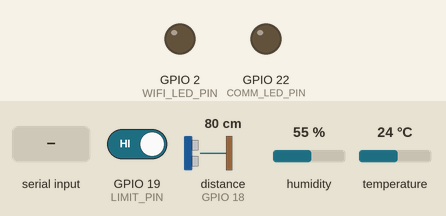
Recording of a sketch running on a simulated ESP32. Parts: output pins drawn as LEDs (lit = HIGH). Dashed ring = blinking. The inputs (shaded band) are chosen by the test bench; at power-on: GPIO 19 (LIMIT_PIN) HIGH, distance to the obstacle (sensor on GPIO 18) 80 cm, humidity 55 %, temperature 24 °C. The echo pulse lasts 58.3 µs per cm; WiFi joins after 1.5 s; servers stay silent unless stated; uploads are accepted with an empty reply; EEPROM starts erased; pins used as bus, display or sensor lines are not drawn; what the sketch prints to the serial monitor is not drawn.

Above: at 0.6 s.
At 15.2 s:
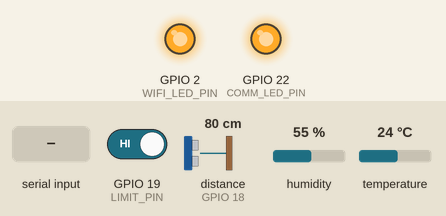
15.3 s: "WIFI\n" received over Serial
At 17.4 s:
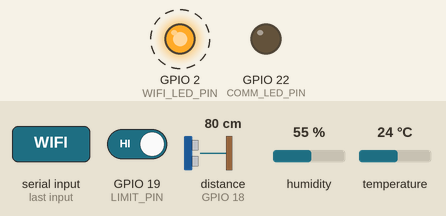
31.7 s: "WIFI|1\n" received over Serial
46.7 s: "HELP\n" received over Serial
Timing chart, 0 to 49.7 s (numbered marks = the images above; inputs shaded):
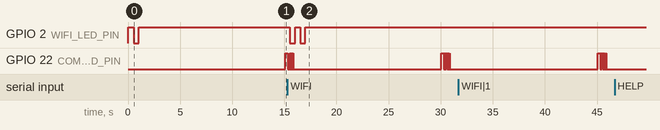

Measured:
- after the input at 15.3 s, GPIO 2 (WIFI_LED_PIN): alternates HIGH for 0.50 s and LOW for 0.49 s, 4 changes in all, then stays HIGH, starting after 0.24 s
- after the input at 46.7 s, every drawn part: stays the same

The sketch:

tank_monitor.ino
```cpp
/*
 * VISUAL EYES 360 - BOARD 2: TANK MONITOR
 * Bench prototype. ESP32 DevKit v1 + HC-SR04 + DHT11 + lid switch.
 * Serial 115200. NOT intrinsically safe.
 *
 * Everything can be typed in Serial Monitor — no code editing needed at the bench.
 *
 * SETUP COMMANDS (saved in ESP32 Preferences, survive power cycle):
 *   SET WIFI ssid|password
 *   SET BACKEND http://172.25.0.37:8000
 *   SET DEVICE TANK-DEV-01
 *   SET TANK <tank id copied from Device ID Directory>
 *   SET HEIGHT <tank height in cm>
 *   SET CAPACITY <tank capacity in litres>
 *   CONFIG | JSON ON|OFF | REBOOT
 *
 * TEST COMMANDS:
 *   HELP | READ | SEND | STATUS | LID
 *
 * HC-SR04 ECHO is 5 V -> use a 2k2/3k3 divider to ESP32 GPIO 18.
 *
 * LEDs: GPIO2 (onboard) = Wi-Fi status. Steady ON when connected, slow blink
 * while connecting. GPIO22 + 220R = backend activity, blinks very fast on
 * every telemetry send and response.
 */

#include <WiFi.h>
#include <HTTPClient.h>
#include <ArduinoJson.h>
#include <Preferences.h>
#include <DHT.h>
#include <math.h>

Preferences prefs;

// Factory defaults. Change from Serial with SET ... — do not edit this file.
const char* DEF_WIFI_SSID = "cypher";
const char* DEF_WIFI_PASS = "12345678";
const char* DEF_BACKEND   = "http://172.25.0.37:8000";
const char* DEF_DEVICE    = "TANK-DEV-01";
const char* DEF_TANK      = "YOUR_TANK_ID";
const char* FIRMWARE      = "ve360-tank-bench-1.1";

#define WIFI_LED_PIN 2      // onboard LED: Wi-Fi status
#define COMM_LED_PIN 22     // add LED + 220R to GND: backend activity
#define TRIG_PIN  5
#define ECHO_PIN  18
#define DHT_PIN   4
#define LIMIT_PIN 19
#define DHTTYPE   DHT11
DHT dht(DHT_PIN, DHTTYPE);

String wifiSsid, wifiPass, backendUrl, deviceUid, tankId;
float tankHeightCm = 200.0;
float tankCapacityL = 30000.0;
bool jsonEcho = true;

unsigned long commUntil = 0;
unsigned long commToggleAt = 0;
unsigned long wifiBlinkAt = 0;
bool commLedOn = false;
bool wifiLedOn = false;

unsigned long eventNo = 0;
unsigned long lastSend = 0;
unsigned long lastWifiRetry = 0;
unsigned long lastWifiDot = 0;
unsigned long wifiDots = 0;
bool wifiWasConnected = false;
float levelCm = 0;
float volumeL = 0;
float temperatureC = 0;
float humidityPct = 0;
bool lidOpen = false;

String cfg(const char* key, const char* def) {
  String v = prefs.getString(key, "");
  return v.length() ? v : String(def);
}
void saveCfg(const char* key, const String& v) { prefs.putString(key, v); }

// ---- LED status helpers -----------------------------------------------------
void markBackendActivity(unsigned long holdMs = 700) {
  unsigned long now = millis();
  commUntil = now + holdMs;
  commToggleAt = now + 40;
  commLedOn = true;
  digitalWrite(COMM_LED_PIN, HIGH);
}

void updateLeds() {
  unsigned long now = millis();

  if (WiFi.status() == WL_CONNECTED) {
    wifiLedOn = true;
    digitalWrite(WIFI_LED_PIN, HIGH);
  } else if (now >= wifiBlinkAt) {
    wifiLedOn = !wifiLedOn;
    wifiBlinkAt = now + 500;
    digitalWrite(WIFI_LED_PIN, wifiLedOn ? HIGH : LOW);
  }

  if (now < commUntil) {
    if (now >= commToggleAt) {
      commLedOn = !commLedOn;
      digitalWrite(COMM_LED_PIN, commLedOn ? HIGH : LOW);
      commToggleAt = now + 35;
    }
  } else if (commLedOn) {
    commLedOn = false;
    digitalWrite(COMM_LED_PIN, LOW);
  }
}

void loadConfig() {
  prefs.begin("ve360-tank", false);
  wifiSsid   = cfg("ssid", DEF_WIFI_SSID);
  wifiPass   = cfg("pass", DEF_WIFI_PASS);
  backendUrl = cfg("backend", DEF_BACKEND);
  deviceUid  = cfg("dev", DEF_DEVICE);
  tankId     = cfg("tank", DEF_TANK);
  tankHeightCm   = prefs.getFloat("height", tankHeightCm);
  tankCapacityL  = prefs.getFloat("cap", tankCapacityL);
  jsonEcho   = prefs.getBool("json", true);
}

void printNetwork() {
  bool up = WiFi.status() == WL_CONNECTED;
  Serial.println("---- NETWORK ----");
  Serial.printf("SSID=%s  PASS=%s\n", wifiSsid.c_str(), wifiPass.length() ? "********" : "(empty)");
  Serial.printf("STATUS=%s  IP=%s  RSSI=%d dBm\n", up ? "CONNECTED" : "OFFLINE",
                up ? WiFi.localIP().toString().c_str() : "-", WiFi.RSSI());
  Serial.printf("BACKEND=%s\n", backendUrl.c_str());
  Serial.println("-----------------");
}

void pingBackend() {
  if (WiFi.status() != WL_CONNECTED) { Serial.println("[PING] WiFi offline — type WIFI to retry"); return; }
  HTTPClient http;
  http.begin(backendUrl + "/health");
  http.setConnectTimeout(4000);
  http.setTimeout(6000);
  markBackendActivity(1000);
  int code = http.GET();
  String body = http.getString();
  http.end();
  Serial.printf("[PING] GET /health -> %d  %s\n", code, body.c_str());
}

void ensureWiFi() {
  bool up = WiFi.status() == WL_CONNECTED;
  if (up != wifiWasConnected) {
    wifiWasConnected = up;
    wifiDots = 0;
    lastWifiDot = millis();
    if (up) {
      Serial.println();
      Serial.print("[WIFI] Connected IP="); Serial.println(WiFi.localIP().toString());
    } else {
      Serial.println("[WIFI] Link lost — reconnecting");
    }
  }
  if (!up) {
    if (millis() - lastWifiDot >= 500) {
      lastWifiDot = millis();
      Serial.print(".");
      if (++wifiDots >= 24) {
        wifiDots = 0;
        Serial.printf(" status=%d\n", (int)WiFi.status());
      }
    }
    if (millis() - lastWifiRetry >= 10000) {
      lastWifiRetry = millis();
      Serial.print("\n[WIFI] Retry ");
      WiFi.reconnect();
      Serial.printf("status=%d\n", (int)WiFi.status());
    }
  }
}

void connectWiFi() {
  Serial.println("[WIFI] init STA");
  WiFi.persistent(false);  // credentials live in Preferences; never overwrite driver NVS
  Serial.println("[WIFI] persistence OFF");
  if (wifiSsid.length() == 0 || wifiSsid == "YOUR_WIFI") {
    Serial.println("[WIFI] Not configured. Type: SET WIFI ssid|password");
    return;
  }
  Serial.printf("[WIFI] Connecting to '%s' (backend %s)\n", wifiSsid.c_str(), backendUrl.c_str());
  WiFi.begin(wifiSsid.c_str(), wifiPass.c_str());
  Serial.println("[WIFI] begin called");
  WiFi.setAutoReconnect(true);
  Serial.println("[WIFI] auto-reconnect ON");
  wifiWasConnected = false;
  lastWifiDot = millis();
  lastWifiRetry = millis();
  Serial.println("[WIFI] Started — progress dots appear while connecting. Serial stays live.");
  Serial.println("[WIFI] Check: SSID must be 2.4 GHz, password correct, router near board.");
}

void setup() {
  Serial.begin(115200);
  Serial.println("[BOOT] serial ready");
  // Start Wi-Fi before touching any GPIO or sensor bus.
  loadConfig();
  Serial.println("[BOOT] config loaded");
  connectWiFi();
  Serial.println("[BOOT] Wi-Fi started (non-blocking)");

  pinMode(WIFI_LED_PIN, OUTPUT); pinMode(COMM_LED_PIN, OUTPUT);
  pinMode(TRIG_PIN, OUTPUT);
  pinMode(ECHO_PIN, INPUT);
  pinMode(LIMIT_PIN, INPUT_PULLUP);
  dht.begin();
  Serial.println("[BOOT] sensors ready");
  lastSend = millis();
  Serial.println("READY. Type HELP for commands, CONFIG to see saved IDs.");
}

float readDistanceCm() {
  digitalWrite(TRIG_PIN, LOW);
  delayMicroseconds(4);
  digitalWrite(TRIG_PIN, HIGH);
  delayMicroseconds(12);
  digitalWrite(TRIG_PIN, LOW);
  long duration = pulseIn(ECHO_PIN, HIGH, 30000);
  if (duration == 0) return -1;
  return duration * 0.0343 / 2.0;
}

void readAll() {
  float dist = readDistanceCm();
  levelCm = (dist < 0) ? 0 : constrain(tankHeightCm - dist, 0, tankHeightCm);
  volumeL = tankHeightCm > 0 ? levelCm / tankHeightCm * tankCapacityL : 0;

  float t = dht.readTemperature();
  float h = dht.readHumidity();
  temperatureC = isnan(t) ? 0 : t;
  humidityPct = isnan(h) ? 0 : h;
  lidOpen = digitalRead(LIMIT_PIN) == LOW;
}

void printReading(float distanceCm) {
  Serial.printf("[TANK] distance=%.1fcm level=%.1fcm volume=%.0fL temp=%.1fC hum=%.0f%% lid=%s\n",
                distanceCm, levelCm, volumeL, temperatureC, humidityPct,
                lidOpen ? "OPEN" : "CLOSED");
}

void echoJson(const char* tag, const String& body) {
  if (jsonEcho) Serial.printf("[JSON %s] %s\n", tag, body.c_str());
}

String telemetryJson() {
  StaticJsonDocument<512> doc;
  doc["device_uid"] = deviceUid;
  doc["kind"] = "TANK";
  doc["event_id"] = "TANK" + String(eventNo++);
  doc["tank_id"] = tankId;
  JsonObject r = doc.createNestedObject("readings");
  r["fuel_level_cm"] = levelCm;
  r["fuel_volume_l"] = volumeL;
  r["temperature_c"] = temperatureC;
  r["humidity_pct"] = humidityPct;
  r["lid_open"] = lidOpen;
  r["firmware_version"] = FIRMWARE;
  String out;
  serializeJson(doc, out);
  return out;
}

void sendTelemetry() {
  if (WiFi.status() != WL_CONNECTED) {
    Serial.println("[SEND] Wi-Fi offline — cannot post telemetry.");
    return;
  }
  String body = telemetryJson();
  markBackendActivity(1200);
  HTTPClient http;
  http.begin(backendUrl + "/api/v1/device/prototype/telemetry");
  http.setConnectTimeout(4000);
  http.setTimeout(6000);
  http.addHeader("Content-Type", "application/json");
  int code = http.POST(body);
  String res = http.getString();
  http.end();
  markBackendActivity(600);
  echoJson("OUT", body);
  Serial.printf("[HTTP] telemetry -> %d\n", code);
  echoJson("IN", res);
}

void printConfig() {
  Serial.println("---- SAVED CONFIG ----");
  Serial.printf("WIFI=%s BACKEND=%s\n", wifiSsid.c_str(), backendUrl.c_str());
  Serial.printf("DEVICE=%s TANK=%s\n", deviceUid.c_str(), tankId.c_str());
  Serial.printf("HEIGHT=%.1fcm CAPACITY=%.0fL JSON=%s\n",
                tankHeightCm, tankCapacityL, jsonEcho ? "ON" : "OFF");
  Serial.println("Formula: volume = level / height * capacity");
  Serial.println("----------------------");
}

void applySetting(const String& key, const String& value) {
  if (key == "WIFI") {
    int sep = value.indexOf('|');
    if (sep < 1) { Serial.println("Use: SET WIFI ssid|password"); return; }
    saveCfg("ssid", value.substring(0, sep));
    saveCfg("pass", value.substring(sep + 1));
    wifiSsid = value.substring(0, sep);
    wifiPass = value.substring(sep + 1);
    Serial.println("[SET] Wi-Fi saved. Reconnecting now...");
    WiFi.disconnect(false);
    delay(200);
    connectWiFi();
  } else if (key == "BACKEND") { saveCfg("backend", value); backendUrl = value; }
  else if (key == "DEVICE") { saveCfg("dev", value); deviceUid = value; }
  else if (key == "TANK") { saveCfg("tank", value); tankId = value; }
  else if (key == "HEIGHT") {
    tankHeightCm = value.toFloat();
    if (tankHeightCm <= 0) { Serial.println("ERR: height must be positive"); return; }
    prefs.putFloat("height", tankHeightCm);
  } else if (key == "CAPACITY") {
    tankCapacityL = value.toFloat();
    if (tankCapacityL <= 0) { Serial.println("ERR: capacity must be positive"); return; }
    prefs.putFloat("cap", tankCapacityL);
  } else { Serial.println("Unknown SET key."); return; }
  Serial.println("[SET] " + key + " saved.");
}

void handleSerial(String line) {
  line.trim();
  if (line == "HELP") {
    Serial.println("SET WIFI ssid|pass | SET BACKEND url | SET DEVICE uid | SET TANK id");
    Serial.println("SET HEIGHT cm | SET CAPACITY litres | CONFIG | JSON ON|OFF | REBOOT");
    Serial.println("READ | SEND | STATUS | LID");
    Serial.println("NETWORK | PING | WIFI (retry now) | CONFIG | FACTORY");
  } else if (line.startsWith("SET ")) {
    String rest = line.substring(4);
    int sp = rest.indexOf(' ');
    if (sp < 0) { Serial.println("Use: SET KEY value"); return; }
    applySetting(rest.substring(0, sp), rest.substring(sp + 1));
  } else if (line == "CONFIG") printConfig();
  else if (line == "REBOOT") ESP.restart();
  else if (line == "FACTORY") {
    prefs.clear();
    Serial.println("[FACTORY] Saved settings cleared — restarting with generated defaults");
    ESP.restart();
  }
  else if (line.startsWith("JSON ")) {
    jsonEcho = line.substring(5) == "ON";
    prefs.putBool("json", jsonEcho);
    Serial.printf("[JSON] %s\n", jsonEcho ? "ON" : "OFF");
  } else if (line == "READ") {
    float d = readDistanceCm();
    readAll();
    printReading(d);
  } else if (line == "SEND") {
    float d = readDistanceCm();
    readAll();
    printReading(d);
    sendTelemetry();
  } else if (line == "STATUS") {
    Serial.printf("UID=%s TANK=%s LEVEL=%.1fcm VOLUME=%.0fL WIFI=%s\n",
                  deviceUid.c_str(), tankId.c_str(), levelCm, volumeL,
                  WiFi.status() == WL_CONNECTED ? "OK" : "OFF");
  } else if (line == "NETWORK") printNetwork();
  else if (line == "PING") pingBackend();
  else if (line == "WIFI") { WiFi.disconnect(false); delay(200); connectWiFi(); }
  else if (line == "LID") Serial.println(lidOpen ? "LID OPEN" : "LID CLOSED");
  else Serial.println("Unknown command. Type HELP.");
}

void loop() {
  updateLeds();
  ensureWiFi();
  if (Serial.available()) handleSerial(Serial.readStringUntil('\n'));

  if (millis() - lastSend > 15000) {
    lastSend = millis();
    readAll();
    if (WiFi.status() == WL_CONNECTED) sendTelemetry();
  }
  delay(10);
}
```
